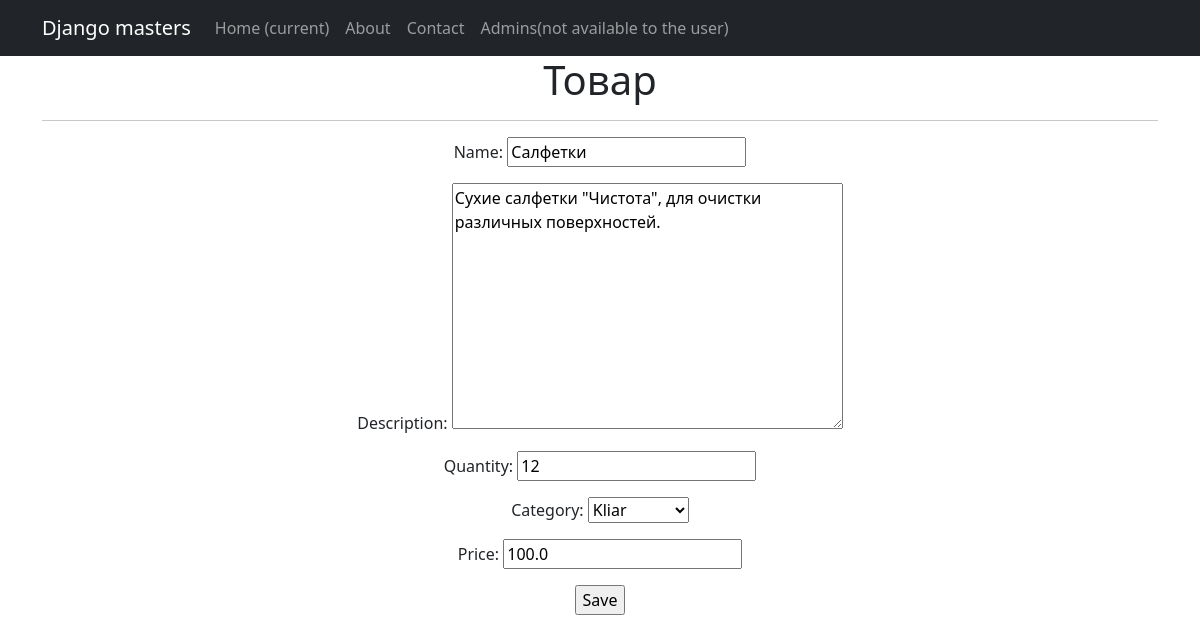
/products/2/update/, run on the app's committed database.
### simpleapp/models.py (models this page shows, shortened)
class Product(models.Model):
    name = models.CharField(
        max_length=50,
        unique=True, # названия товаров не должны повторяться
    )
    description = models.TextField()
    quantity = models.IntegerField(
        validators=[MinValueValidator(0)],
    )
    category = models.ForeignKey(
        to='Category',
        on_delete=models.CASCADE,
        related_name='products', # все продукты в категории будут доступны через поле products
    )
    price = models.FloatField(
        validators=[MinValueValidator(0.0)],
    )

class Category(models.Model):
    name = models.CharField(max_length=100, unique=True)
    def __str__(self):
        return self.name.title()

### simpleapp/views.py (the view)
# urls.py: path('<int:pk>/update/', ProductUpdate.as_view(), name='product_update'),
class ProductUpdate(UpdateView):
    form_class = ProductForm
    model = Product
    template_name = 'product_edit.html'

### simpleapp/forms.py (shortened to what this page needs)
class ProductForm(forms.ModelForm):
    class Meta:
        model = Product
        fields = [
            'name',
            'description',
            'quantity',
            'category',
            'price',
        ]

### templates/product_edit.html (shortened to what this page needs)
{% extends 'flatpages/default.html' %}
{% block content %}
<h1>Товар</h1>
<hr>
<form action="" method="post">
    {{ form.as_p }}
    <input type="submit" value="Save" />
</form>
{% endblock content %}

### data on the page
Product: name "Салфетки", description "Сухие салфетки \"Чистота\", для очистки различных поверхностей.", quantity "12", category "Kliar", price "100.0"
